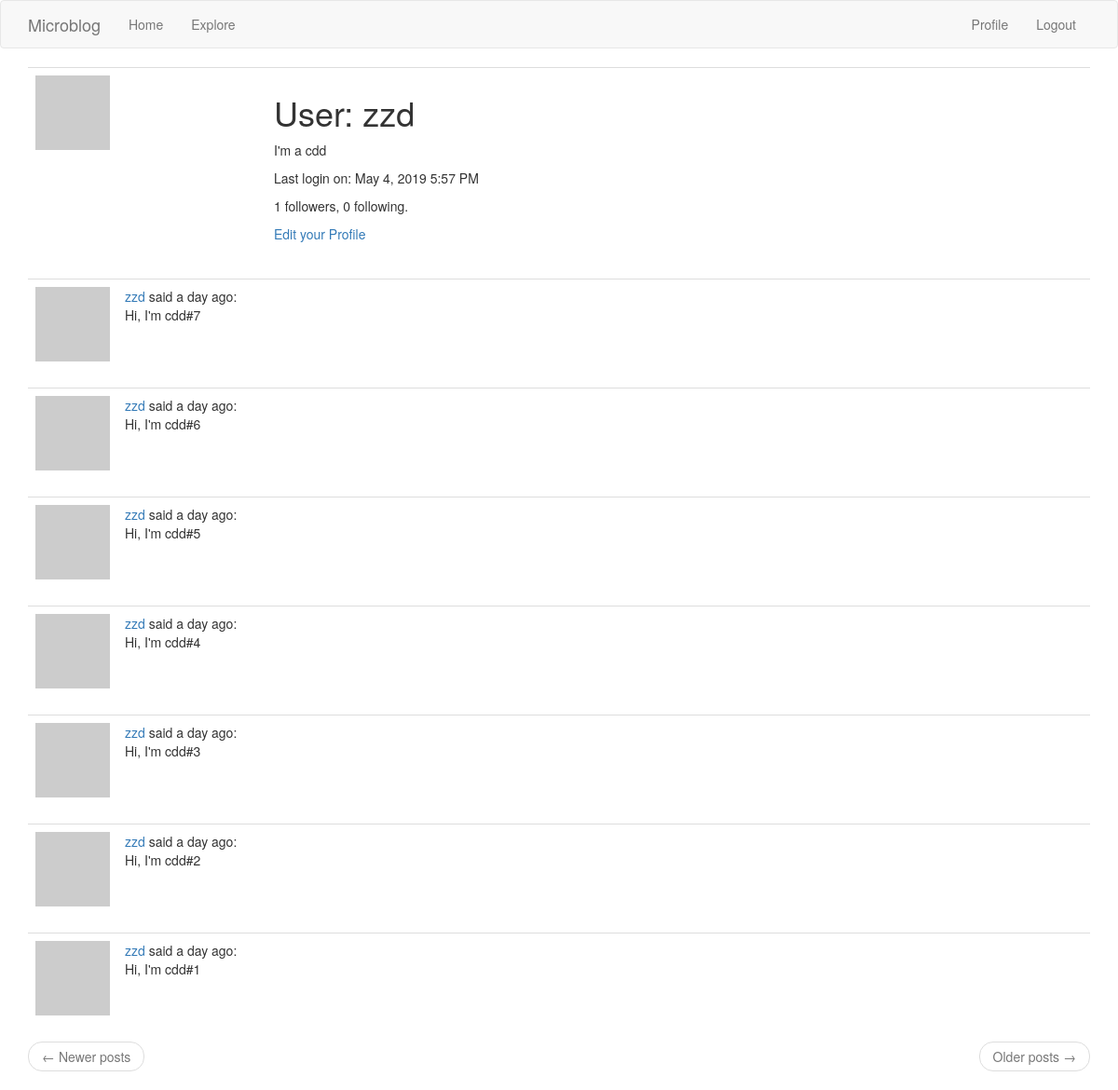
Page /user/zzd (signed in) on the committed database.
### app/models.py (models this page shows, shortened)
class User(UserMixin, db.Model):
    id = db.Column(db.Integer, primary_key=True)
    username = db.Column(db.String(64), index=True, unique=True)
    email = db.Column(db.String(120), index=True, unique=True)
    password_hash = db.Column(db.String(128))
    posts = db.relationship('Post', backref='author', lazy='dynamic')
    self_intro = db.Column(db.String(140))
    last_login = db.Column(db.DateTime, default=datetime.utcnow)
    followed = db.relationship(
        'User', secondary=followers,
        primaryjoin=(followers.c.follower_id == id),
        secondaryjoin=(followers.c.followed_id == id),
        backref=db.backref('followers', lazy='dynamic'),lazy='dynamic')
    def avatar(self, size):
        digest = md5(self.email.lower().encode('utf-8')).hexdigest()
        return 'http://www.gravatar.com/avatar/{}?d=identicon&s={}'.format(digest, size)

class Post(db.Model):
    id = db.Column(db.Integer, primary_key=True)
    body = db.Column(db.String(140))
    timestamp = db.Column(db.DateTime, index=True, default=datetime.utcnow)
    user_id = db.Column(db.Integer, db.ForeignKey('user.id'))

### app/routes.py (the view)
@app.route('/user/<username>')
@login_required
def user(username):
    user = User.query.filter_by(username=username).first_or_404()
    page = request.args.get('page', 1, type=int)
    posts = user.posts.order_by(Post.timestamp.desc()).paginate(
        page, app.config['POSTS_PER_PAGE'], False)
    next_url = url_for('user', username=user.username, page=posts.next_num) \
        if posts.has_next else None
    prev_url = url_for('user', username=user.username, page=posts.prev_num) \
        if posts.has_prev else None
    return render_template('user.html', user=user, posts=posts.items,
                            next_url=next_url, prev_url=prev_url)

### app/models.py (called while the page is built)
@login.user_loader
def load_user(id):
    return User.query.get(int(id))

### app/routes.py (called while the page is built)
@app.before_request
def before_request():
    if current_user.is_authenticated:
        current_user.last_login = datetime.utcnow()
        db.session.commit()

### app/templates/user.html
{% extends "base.html" %}
{% block app_content %}
    <table class="table table-hover">
        <tr valign="top">
            <td width="256px"><img src="{{ user.avatar(256) }}"></td>
            <td>
                <h1>User: {{ user.username }}</h1>
                {% if user.self_intro %}<p>{{ user.self_intro }}</p>{% endif %}
                {% if user.last_login %}
                <p>Last login on: {{ moment(user.last_login).format('LLL') }}</p>
                {% endif %}
                <p>{{ user.followers.count() }} followers, {{ user.followed.count() }} following.</p>
                {% if user == current_user %}
                <p><a href="{{ url_for('edit_profile') }}">Edit your Profile</a></p>
                {% elif not current_user.is_following(user) %}
                <p><a href="{{ url_for('follow', username=user.username) }}">Follow</a></p>
                {% else %}
                <p><a href="{{ url_for('unfollow', username=user.username) }}">Unfollow</a></p>
                {% endif %}
            </td>
        </tr>
    </table>
    {% for post in posts %}
        {% include '_post.html' %}
    {% endfor %}
    <nav aria-label="...">
        <ul class="pager">
            <li class="previous{% if not prev_url %} disabled{% endif %}">
                <a href="{{ prev_url or '#' }}">
                    <span aria-hidden="true">&larr;</span> Newer posts
                </a>
            </li>
            <li class="next{% if not next_url %} disabled{% endif %}">
                <a href="{{ next_url or '#' }}">
                    Older posts <span aria-hidden="true">&rarr;</span>
                </a>
            </li>
        </ul>
    </nav>
{% endblock %}

### app/templates/_post.html
    <table class="table table-hover">
        <tr>
            <td width="70px">
                <a href="{{ url_for('user', username=post.author.username) }}">
                    <img src="{{ post.author.avatar(70) }}" />
                </a>
            </td>
            <td>
                <a href="{{ url_for('user', username=post.author.username) }}">
                    {{ post.author.username }}
                </a>
                said {{ moment(post.timestamp).fromNow() }}:
                <br>
                {{ post.body }}
            </td>
        </tr>
    </table>

### rows in the picture
User: username "zzd", self_intro "I'm a cdd", last_login "May 4, 2019 5:57 PM"
Post: author.username "zzd", timestamp "a day ago", body "Hi, I'm cdd#7"
Post: author.username "zzd", timestamp "a day ago", body "Hi, I'm cdd#6"
Post: author.username "zzd", timestamp "a day ago", body "Hi, I'm cdd#5"
Post: author.username "zzd", timestamp "a day ago", body "Hi, I'm cdd#4"
Post: author.username "zzd", timestamp "a day ago", body "Hi, I'm cdd#3"
Post: author.username "zzd", timestamp "a day ago", body "Hi, I'm cdd#2"
Post: author.username "zzd", timestamp "a day ago", body "Hi, I'm cdd#1"

### other values in the picture
{{ user.followers.count() }} "1"
{{ user.followed.count() }} "0"
